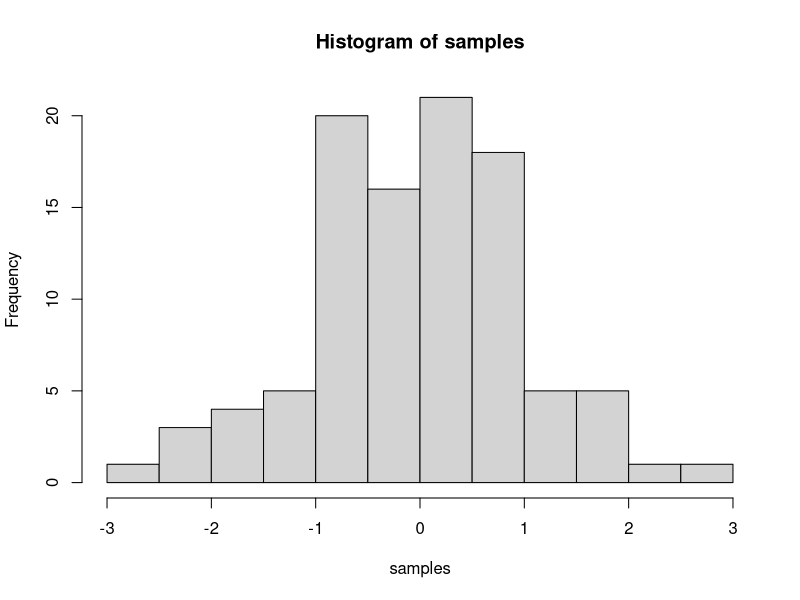
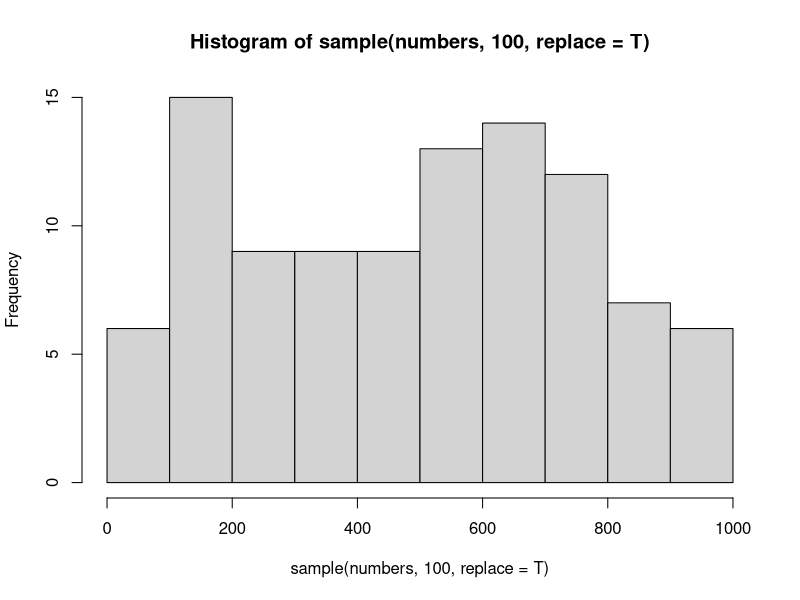

Recreate these plots in R, in order. (Note: this script raises an error after producing the figures.)
## ---- chunk 1
knitr::opts_chunk$set(message=FALSE,warning=FALSE, cache=TRUE)
## ---- chunk 2
samples <- rnorm(100, mean=0, sd=1)
hist(samples)
## ---- chunk 3
numbers <- 1:1000

# This will print the first 10 elements of the vector numbers
numbers[1:10]

# This will plot a histogram of 100 random elements of the vector numbers
hist(sample(numbers, 100, replace = T))
## ---- chunk 4

sales_by_location_tbl %>%
  
  # Setup canvas with the columns state (x-axis) and sales (y-axis)
  ggplot(aes(x = reorder(state, -sales), y = sales)) +
  
  # Geometries
  geom_col(fill = "#2DC6D6") + # Use geom_col for a bar plot
  geom_label(aes(label = sales_text)) + # Adding labels to the bars
  theme(axis.text.x = element_text(angle = 45, hjust = 1)) +
  
  # Formatting
  # scale_y_continuous(labels = scales::dollar) + # Change the y-axis. 
  # Again, we have to adjust it for euro values
  scale_y_continuous(labels = scales::dollar_format(big.mark = ".", 
                                                    decimal.mark = ",", 
                                                    prefix = "", 
                                                    suffix = " \u20AC")) +
  labs(
    title    = "Revenue by location",
    subtitle = "North Rhine Westphalia has the hightest share",
    x = "", # Override defaults for x and y
    y = "Revenue"
  )
